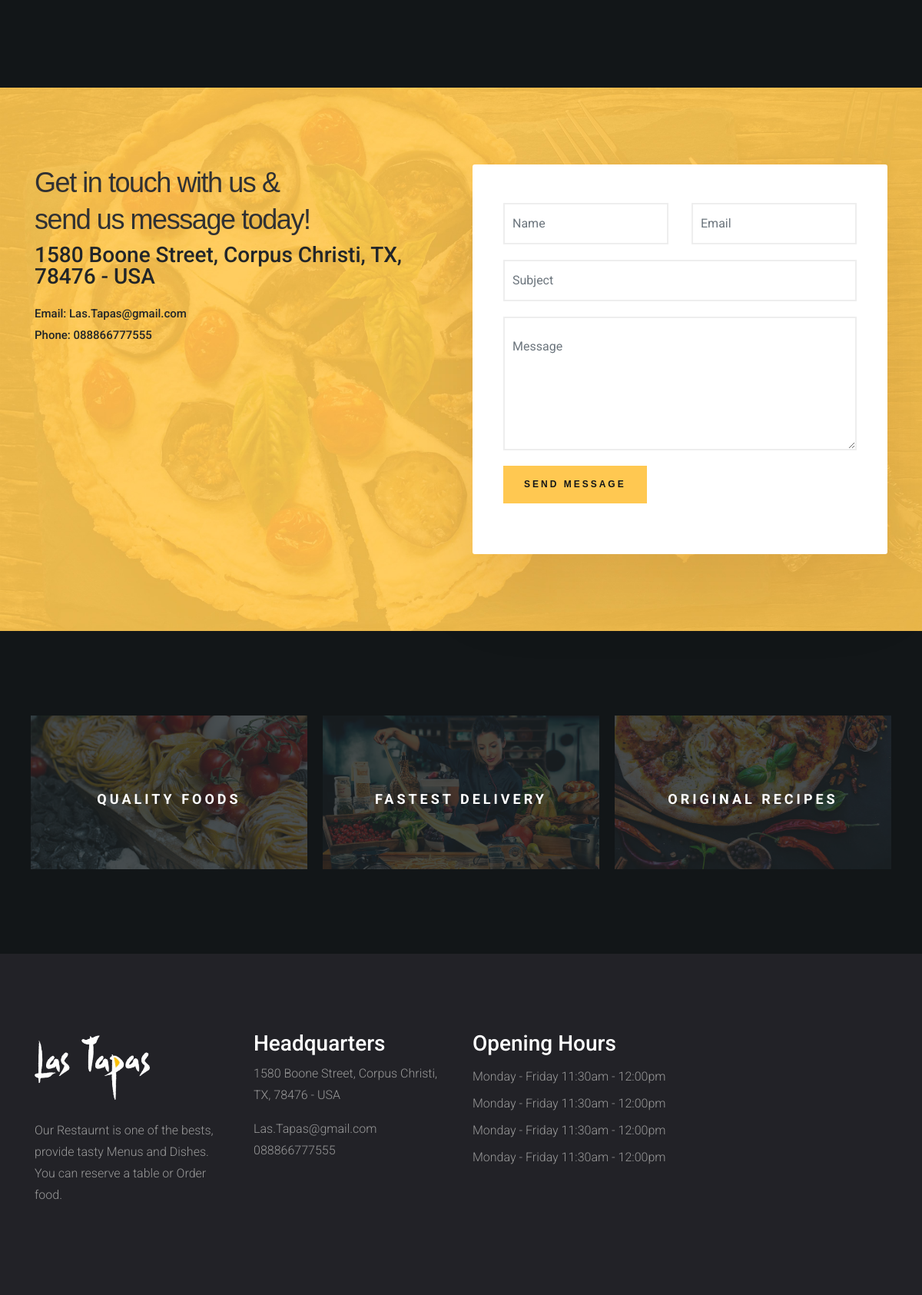
Before: / (lower part) with the older database file.
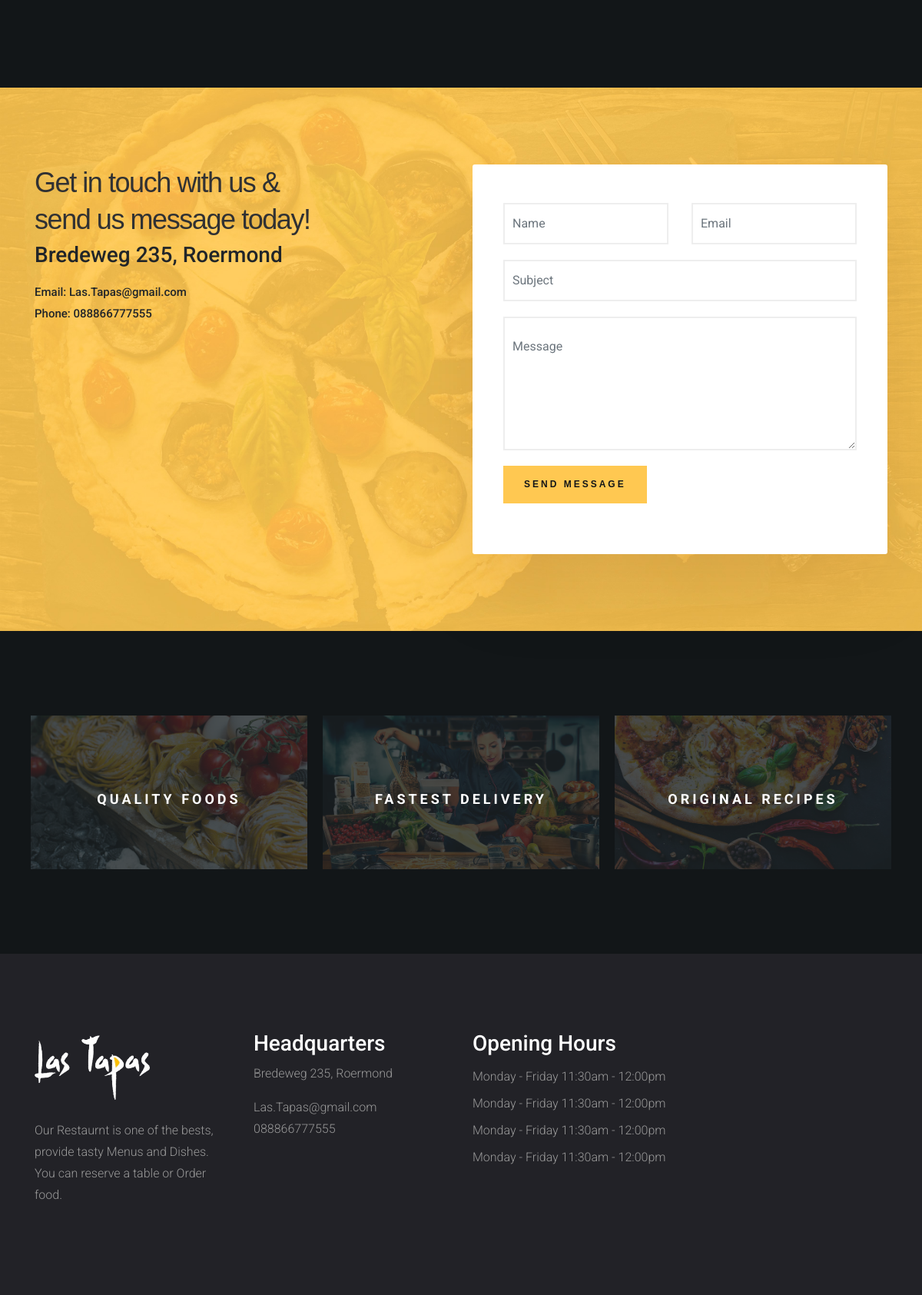
After: the same page with the newer database file.
### tables this page shows
CREATE TABLE `website_settings` (
  `option_id` int(5) NOT NULL,
  `option_name` varchar(255) NOT NULL,
  `option_value` varchar(255) NOT NULL
);

### index.php (the view, shortened to what this page needs)
<?php
    include "connect.php";
    include "Includes/templates/header.php";
    $stmt_web_settings = $con->prepare("SELECT * FROM website_settings");
    $stmt_web_settings->execute();
    $web_settings = $stmt_web_settings->fetchAll();
    $restaurant_email = "";
    $restaurant_address = "";
    $restaurant_phonenumber = "";
    foreach ($web_settings as $option)
    {
        if($option['option_name'] == 'restaurant_name')
        {
            $restaurant_name = $option['option_value'];
        }
        elseif($option['option_name'] == 'restaurant_email')
        {
            $restaurant_email = $option['option_value'];
        }
        elseif($option['option_name'] == 'restaurant_phonenumber')
        {
            $restaurant_phonenumber = $option['option_value'];
        }
        elseif($option['option_name'] == 'restaurant_address')
        {
            $restaurant_address = $option['option_value'];
        }
    }
?>
	<section class="image-gallery" id="gallery">
		<div class="container">
			<?php
				$stmt_image_gallery = $con->prepare("Select * from image_gallery");
                $stmt_image_gallery->execute();
                $rows_image_gallery = $stmt_image_gallery->fetchAll();
                echo "<div class = 'row'>";
	                foreach($rows_image_gallery as $row_image_gallery)
	                {
	                	echo "<div class = 'col-md-4 col-lg-3' style = 'padding: 15px;'>";
	                		?>
	                		<?php
	                	echo "</div>";
	                }
	            echo "</div>";
			?>
		</div>
	</section>
	<section class="contact-section" id="contact">
        <div class="container">
            <div class="row">
                <div class="col-lg-6 sm-padding">
                    <div class="contact-info">
                        <h2>
                            Get in touch with us &
                            <br>send us message today!
                        </h2>
                        <h3>
                            <?php echo $restaurant_address; ?>
                        </h3>
                        <h4>
                            <span>Email:</span>
                            <?php echo $restaurant_email; ?>
                            <br>
                            <span>Phone:</span>
                            <?php echo $restaurant_phonenumber; ?>
                        </h4>
                    </div>
                </div>
                <div class="col-lg-6 sm-padding">
                    <div class="contact-form">
                        <div id="contact_ajax_form" class="contactForm">
                            <div class="form-group colum-row row">
                                <div class="col-sm-6">
                                    <input type="text" id="contact_name" name="name" oninput="document.getElementById('invalid-name').innerHTML = ''" onkeyup="this.value=this.value.replace(/[^\sa-zA-Z]/g,'');" class="form-control" placeholder="Name">
                                </div>
                                <div class="col-sm-6">
                                    <input type="email" id="contact_email" name="email" oninput="document.getElementById('invalid-email').innerHTML = ''" class="form-control" placeholder="Email">
                                </div>
                            </div>
                            <div class="form-group row">
                                <div class="col-md-12">
                                    <input type="text" id="contact_subject" name="subject" oninput="document.getElementById('invalid-subject').innerHTML = ''" onkeyup="this.value=this.value.replace(/[^\sa-zA-Z]/g,'');" class="form-control" placeholder="Subject">
                                </div>
                            </div>
                            <div class="form-group row">
                                <div class="col-md-12">
                                    <textarea id="contact_message" name="message" oninput="document.getElementById('invalid-message').innerHTML = ''" cols="30" rows="5" class="form-control message" placeholder="Message"></textarea>
                                </div>
                            </div>
                            <div class="form-group row">
                                <div class="col-md-12">
                                    <button id="contact_send" class="bttn_style_2">Send Message</button>
                                </div>
                            </div>
                        </div>
                    </div>
                </div>
            </div>
        </div>
    </section>
	<section class="our_qualities_v2">
		<div class="container">
			<div class="row">
				<div class="col-md-4" style="padding: 10px;">
					<div class="quality quality_1">
						<div class="text_inside_quality">
							<h5>Quality Foods</h5>
						</div>
					</div>
				</div>
				<div class="col-md-4" style="padding: 10px;">
					<div class="quality quality_2">
						<div class="text_inside_quality">
							<h5>Fastest Delivery</h5>
						</div>
					</div>
				</div>
				<div class="col-md-4" style="padding: 10px;">
					<div class="quality quality_3">
						<div class="text_inside_quality">
							<h5>Original Recipes</h5>
						</div>
					</div>
				</div>
			</div>
		</div>
	</section>
    <section class="widget_section" style="background-color: #222227;padding: 100px 0;">
        <div class="container">
            <div class="row">
                <div class="col-lg-3 col-md-6">
                    <div class="footer_widget">
                        <img src="Design/images/restaurant-logo.png" alt="Restaurant Logo" style="width: 150px;margin-bottom: 20px;">
                        <p>
                            Our Restaurnt is one of the bests, provide tasty Menus and Dishes. You can reserve a table or Order food.
                        </p>
                    </div>
                </div>
                <div class="col-lg-3 col-md-6">
                     <div class="footer_widget">
                        <h3>Headquarters</h3>
                        <p>
                            <?php echo $restaurant_address; ?>
                        </p>
                        <p>
                            <?php echo $restaurant_email; ?>
                            <br>
                            <?php echo $restaurant_phonenumber; ?>
                        </p>
                     </div>
                </div>
                <div class="col-lg-3 col-md-6">
                    <div class="footer_widget">
                        <h3>
                            Opening Hours
                        </h3>
                        <ul class="opening_time">
                            <li>Monday - Friday 11:30am - 12:00pm</li>
                            <li>Monday - Friday 11:30am - 12:00pm</li>
                            <li>Monday - Friday 11:30am - 12:00pm</li>
                            <li>Monday - Friday 11:30am - 12:00pm</li>
                        </ul>
                    </div>
                </div>
            </div>
        </div>
    </section>

### Includes/templates/header.php (shortened to what this page needs)
<!DOCTYPE html>
<html lang="en">
	<head>
		<link rel="stylesheet" type="text/css" href="Design/css/bootstrap.min.css">
		<link rel="stylesheet" type="text/css" href="Design/fonts/css/all.min.css">
		<link rel="stylesheet" type="text/css" href="Design/css/main.css">
		<link rel="stylesheet" type="text/css" href="Design/css/responsive.css">
	</head>
	<body>

### Design/css/main.css (style rules this page uses)
ul { display: block; list-style: none; padding: 0; margin: 0; }
html { scroll-behavior: smooth; }
body { font-family: 'Roboto', sans-serif; font-size: 16px; line-height: 28px; font-weight: 300; }
.bttn_style_2 { font-family: "Work Sans",sans-serif; letter-spacing: 3px; background-color: #ffc851; color: rgb(18, 22, 24); line-height: 45px; display: inline-block; padding: 0 25px; border-radius: 0; font-size: 12px; text-transform: uppercase; font-weight: 600; position: relative; border: 2px solid #ffc851; overflow: hidden; z-index: 1; -webkit-transition: color 0.4s cubic-bezier(0.4, 0, 0.2, 1); -moz-transition: color 0.4s cubic-bezier(0.4, 0, 0.2, 1); -ms-transition: color 0.4s cubic-bezier(0.4, 0, 0.2, 1); -o-transition: color 0.4s cubic-bezier(0.4, 0, 0.2, 1); transition: color 0.4s cubic-bezier(0.4, 0, 0.2, 1); }
.bttn_style_2:before { content: ""; position: absolute; top: 0; left: 0; bottom: 0; right: 0; background: #222227; -webkit-transform-origin: right center; -moz-transform-origin: right center; -ms-transform-origin: right center; transform-origin: right center; -webkit-transform: scale(0, 1); -moz-transform: scale(0, 1); -ms-transform: scale(0, 1); -o-transform: scale(0, 1); transform: scale(0, 1); -webkit-transition: -webkit-transform 0.4s cubic-bezier(0.4, 0, 0.2, 1); -moz-transition: -moz-transform 0.4s cubic-bezier(0.4, 0, 0.2, 1); -ms-transition: -ms-transform 0.4s cubic-bezier(0.4, 0, 0.2, 1); -o-transition: -o-transform 0.4s cubic-bezier(0.4, 0, 0.2, 1); transition: transform 0.4s cubic-bezier(0.4, 0, 0.2, 1); z-index: -1; }
.our_menus, .image-gallery { color: #dce4e8; padding: 100px 0px; background:#121618; }
.contact-section { padding: 100px; background-image: url('../images/back_3.jpg'); background-position: center; background-repeat: no-repeat; background-size: cover; }
.contact-section { padding:100px 0px; }
.contact-info h2 { font-size: 36px; color: #303133; margin: 0 0 8px; font-weight: 400; line-height: 48px; letter-spacing: -0.04em; font-family: 'Prata', sans-serif; }
.contact-info h3 { line-height: 28px; margin-bottom: 20px; }
.contact-info h4 { font-size: 15px; line-height: 28px; }
.contact-form { background-color: #fff; padding: 50px 40px; -webkit-box-shadow: 0px 50px 100px 0px rgba(64, 1, 4, 0.1), 0px -6px 0px 0px rgba(248, 99, 107, 0.004); box-shadow: 0px 50px 100px 0px rgba(64, 1, 4, 0.1), 0px -6px 0px 0px rgba(248, 99, 107, 0.004); border-radius: 3px; }
.contact-form .form-control { background-color: #fff; border-radius: 0; padding: 25px 10px; box-shadow: none; border: 2px solid #eee; }
.our_qualities_v2 { background-color: #121618; padding: 100px 0px; }
.quality { background-size: cover !important; background-position: center !important; height: 200px; box-shadow: inset 0 0 0 1000px rgba(29, 35, 38, 0.8); }
.quality_1 { background-image: url('../images/img_1.jpg'); }
.quality_2 { background-image: url('../images/img_2.jpg'); }
.quality_3 { background-image: url('../images/img_3.jpg'); }
.text_inside_quality { width: 100%; text-align: center; padding: 0 40px; position: absolute; top: 50%; left: 0; }
.text_inside_quality>h5 { color:rgb(255, 255, 255); font-weight: 700; letter-spacing: 4px; font-size: 18px; line-height: 18px; text-transform: uppercase; }
.footer_widget p { color: #999; }
.footer_widget h3 { color: #fff; }
.opening_time li { color: #999; line-height: 35px; }

Changed rows visible on the page:
changed website_settings: option_value "1580 Boone Street, Corpus Christi, TX, 78476 - USA" → "Bredeweg 235, Roermond"
